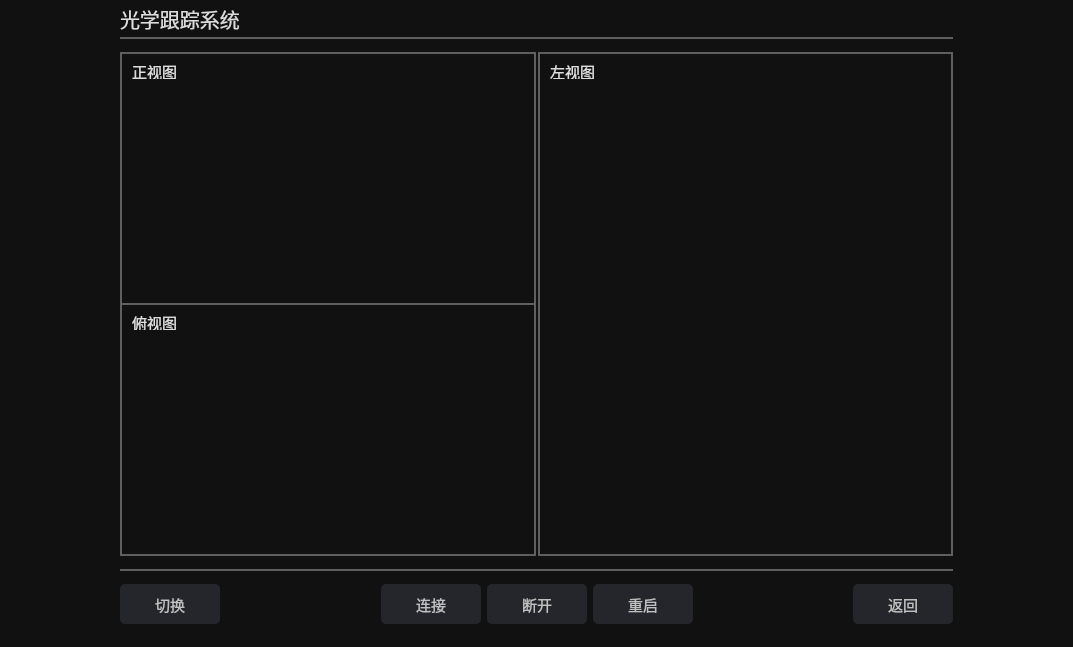
<?xml version="1.0" encoding="UTF-8"?>
<ui version="4.0">
 <class>NDIWidget</class>
 <widget class="QWidget" name="NDIWidget">
  <property name="geometry">
   <rect>
    <x>0</x>
    <y>0</y>
    <width>1073</width>
    <height>647</height>
   </rect>
  </property>
  <property name="windowTitle">
   <string>Form</string>
  </property>
  <property name="styleSheet">
   <string notr="true"/>
  </property>
  <layout class="QVBoxLayout" name="verticalLayout_4">
   <property name="spacing">
    <number>0</number>
   </property>
   <property name="leftMargin">
    <number>0</number>
   </property>
   <property name="topMargin">
    <number>0</number>
   </property>
   <property name="rightMargin">
    <number>0</number>
   </property>
   <property name="bottomMargin">
    <number>0</number>
   </property>
   <item>
    <widget class="QWidget" name="centralWidget" native="true">
     <property name="styleSheet">
      <string notr="true">background-color: rgb(17, 17, 18);</string>
     </property>
     <layout class="QVBoxLayout" name="verticalLayout_2" stretch="1,13,2">
      <property name="spacing">
       <number>13</number>
      </property>
      <property name="leftMargin">
       <number>120</number>
      </property>
      <property name="topMargin">
       <number>0</number>
      </property>
      <property name="rightMargin">
       <number>120</number>
      </property>
      <property name="bottomMargin">
       <number>0</number>
      </property>
      <item>
       <widget class="QWidget" name="labelWidget" native="true">
        <property name="styleSheet">
         <string notr="true">background-color:rgb(95, 95, 95)</string>
        </property>
        <layout class="QGridLayout" name="gridLayout_2">
         <property name="leftMargin">
          <number>0</number>
         </property>
         <property name="topMargin">
          <number>0</number>
         </property>
         <property name="rightMargin">
          <number>0</number>
         </property>
         <property name="bottomMargin">
          <number>2</number>
         </property>
         <item row="0" column="0">
          <widget class="QLabel" name="label">
           <property name="styleSheet">
            <string notr="true">background-color:rgb(17, 17, 18);
color:rgb(220, 220, 220);
qproperty-alignment: AlignCenter;
font-size:20px;

</string>
           </property>
           <property name="text">
            <string>光学跟踪系统</string>
           </property>
          </widget>
         </item>
        </layout>
       </widget>
      </item>
      <item>
       <widget class="QWidget" name="operationWidget" native="true">
        <property name="styleSheet">
         <string notr="true">background-color:rgb(17, 17, 18);</string>
        </property>
        <layout class="QHBoxLayout" name="horizontalLayout_2" stretch="1,1">
         <property name="spacing">
          <number>2</number>
         </property>
         <property name="leftMargin">
          <number>0</number>
         </property>
         <property name="topMargin">
          <number>0</number>
         </property>
         <property name="rightMargin">
          <number>0</number>
         </property>
         <property name="bottomMargin">
          <number>0</number>
         </property>
         <item>
          <widget class="QWidget" name="widget_left" native="true">
           <property name="styleSheet">
            <string notr="true">background-color: rgb(95, 95, 95);</string>
           </property>
           <layout class="QVBoxLayout" name="verticalLayout_3">
            <property name="spacing">
             <number>2</number>
            </property>
            <property name="leftMargin">
             <number>2</number>
            </property>
            <property name="topMargin">
             <number>2</number>
            </property>
            <property name="rightMargin">
             <number>2</number>
            </property>
            <property name="bottomMargin">
             <number>2</number>
            </property>
            <item>
             <widget class="QWidget" name="frontViewWidget" native="true">
              <property name="styleSheet">
               <string notr="true">QWidget#frontViewWidget
{
border-image:url(:/resource/image/zhengshitu.png);
background-position: center; 
background-repeat: no-repeat;
background-color: rgb(17, 17, 18);
}</string>
              </property>
              <widget class="QLabel" name="label_2">
               <property name="geometry">
                <rect>
                 <x>10</x>
                 <y>10</y>
                 <width>53</width>
                 <height>15</height>
                </rect>
               </property>
               <property name="styleSheet">
                <string notr="true">background-color:rgb(17, 17, 18);
color:rgb(220, 220, 220);
qproperty-alignment: AlignCenter;
font-size:15px;</string>
               </property>
               <property name="text">
                <string>正视图</string>
               </property>
              </widget>
             </widget>
            </item>
            <item>
             <widget class="QWidget" name="topViewWidget" native="true">
              <property name="styleSheet">
               <string notr="true">QWidget#topViewWidget
{
border-image:url(:/resource/image/ceshitu.png);
background-position: center; 
background-repeat: no-repeat;
background-color: rgb(17, 17, 18);
}</string>
              </property>
              <widget class="QLabel" name="label_3">
               <property name="geometry">
                <rect>
                 <x>10</x>
                 <y>10</y>
                 <width>53</width>
                 <height>15</height>
                </rect>
               </property>
               <property name="styleSheet">
                <string notr="true">background-color:rgb(17, 17, 18);
color:rgb(220, 220, 220);
qproperty-alignment: AlignCenter;
font-size:15px;</string>
               </property>
               <property name="text">
                <string>俯视图</string>
               </property>
              </widget>
             </widget>
            </item>
           </layout>
          </widget>
         </item>
         <item>
          <widget class="QWidget" name="widget_right" native="true">
           <property name="styleSheet">
            <string notr="true">background-color: rgb(95, 95, 95);</string>
           </property>
           <layout class="QVBoxLayout" name="verticalLayout_5">
            <property name="spacing">
             <number>2</number>
            </property>
            <property name="leftMargin">
             <number>2</number>
            </property>
            <property name="topMargin">
             <number>2</number>
            </property>
            <property name="rightMargin">
             <number>2</number>
            </property>
            <property name="bottomMargin">
             <number>2</number>
            </property>
            <item>
             <widget class="QWidget" name="leftViewWidget" native="true">
              <property name="styleSheet">
               <string notr="true">QWidget#leftViewWidget
{
border-image:url(:/resource/image/zuoshitu.png);
background-position: center; 
background-repeat: no-repeat;
background-color: rgb(17, 17, 18);
}</string>
              </property>
              <widget class="QLabel" name="label_4">
               <property name="geometry">
                <rect>
                 <x>10</x>
                 <y>10</y>
                 <width>53</width>
                 <height>15</height>
                </rect>
               </property>
               <property name="styleSheet">
                <string notr="true">background-color:rgb(17, 17, 18);
color:rgb(220, 220, 220);
qproperty-alignment: AlignCenter;
font-size:15px;</string>
               </property>
               <property name="text">
                <string>左视图</string>
               </property>
              </widget>
             </widget>
            </item>
           </layout>
          </widget>
         </item>
        </layout>
       </widget>
      </item>
      <item>
       <widget class="QWidget" name="jumpButtonWidget" native="true">
        <property name="styleSheet">
         <string notr="true">background-color:rgb(95, 95, 95)</string>
        </property>
        <layout class="QHBoxLayout" name="horizontalLayout_3">
         <property name="spacing">
          <number>0</number>
         </property>
         <property name="leftMargin">
          <number>0</number>
         </property>
         <property name="topMargin">
          <number>2</number>
         </property>
         <property name="rightMargin">
          <number>0</number>
         </property>
         <property name="bottomMargin">
          <number>0</number>
         </property>
         <item>
          <widget class="QWidget" name="buttonInnerWidget" native="true">
           <property name="styleSheet">
            <string notr="true">background-color:rgb(17, 17, 18);</string>
           </property>
           <layout class="QHBoxLayout" name="horizontalLayout">
            <property name="leftMargin">
             <number>0</number>
            </property>
            <property name="topMargin">
             <number>0</number>
            </property>
            <property name="rightMargin">
             <number>0</number>
            </property>
            <item>
             <widget class="QPushButton" name="switchButton">
              <property name="sizePolicy">
               <sizepolicy hsizetype="Fixed" vsizetype="Fixed">
                <horstretch>0</horstretch>
                <verstretch>0</verstretch>
               </sizepolicy>
              </property>
              <property name="styleSheet">
               <string notr="true">QPushButton {
background-color: rgb(37, 38, 43);
color: rgb(192, 192, 192);
font-size:15px;
border-radius: 5px;
min-width: 100px;
min-height: 40px;
}
QPushButton:hover{
background-color: rgb(70, 72, 81);
}
QPushButton:pressed {
background-color: rgb(245, 245, 245);
}</string>
              </property>
              <property name="text">
               <string>切换</string>
              </property>
             </widget>
            </item>
            <item>
             <spacer name="horizontalSpacer">
              <property name="orientation">
               <enum>Qt::Horizontal</enum>
              </property>
              <property name="sizeHint" stdset="0">
               <size>
                <width>40</width>
                <height>20</height>
               </size>
              </property>
             </spacer>
            </item>
            <item>
             <widget class="QPushButton" name="connectButton">
              <property name="sizePolicy">
               <sizepolicy hsizetype="Fixed" vsizetype="Fixed">
                <horstretch>0</horstretch>
                <verstretch>0</verstretch>
               </sizepolicy>
              </property>
              <property name="styleSheet">
               <string notr="true">QPushButton {
background-color: rgb(37, 38, 43);
color: rgb(192, 192, 192);
font-size:15px;
border-radius: 5px;
min-width: 100px;
min-height: 40px;
}
QPushButton:hover{
background-color: rgb(70, 72, 81);
}
QPushButton:pressed {
background-color: rgb(245, 245, 245);
}</string>
              </property>
              <property name="text">
               <string>连接</string>
              </property>
             </widget>
            </item>
            <item>
             <widget class="QPushButton" name="disconnectButton">
              <property name="sizePolicy">
               <sizepolicy hsizetype="Fixed" vsizetype="Fixed">
                <horstretch>0</horstretch>
                <verstretch>0</verstretch>
               </sizepolicy>
              </property>
              <property name="styleSheet">
               <string notr="true">QPushButton {
background-color: rgb(37, 38, 43);
color: rgb(192, 192, 192);
font-size:15px;
border-radius: 5px;
min-width: 100px;
min-height: 40px;
}
QPushButton:hover{
background-color: rgb(70, 72, 81);
}
QPushButton:pressed {
background-color: rgb(245, 245, 245);
}</string>
              </property>
              <property name="text">
               <string>断开</string>
              </property>
             </widget>
            </item>
            <item>
             <widget class="QPushButton" name="restartButton">
              <property name="sizePolicy">
               <sizepolicy hsizetype="Fixed" vsizetype="Fixed">
                <horstretch>0</horstretch>
                <verstretch>0</verstretch>
               </sizepolicy>
              </property>
              <property name="styleSheet">
               <string notr="true">QPushButton {
background-color: rgb(37, 38, 43);
color: rgb(192, 192, 192);
font-size:15px;
border-radius: 5px;
min-width: 100px;
min-height: 40px;
}
QPushButton:hover{
background-color: rgb(70, 72, 81);
}
QPushButton:pressed {
background-color: rgb(245, 245, 245);
}</string>
              </property>
              <property name="text">
               <string>重启</string>
              </property>
             </widget>
            </item>
            <item>
             <spacer name="horizontalSpacer_2">
              <property name="orientation">
               <enum>Qt::Horizontal</enum>
              </property>
              <property name="sizeHint" stdset="0">
               <size>
                <width>40</width>
                <height>20</height>
               </size>
              </property>
             </spacer>
            </item>
            <item>
             <widget class="QPushButton" name="backButton">
              <property name="sizePolicy">
               <sizepolicy hsizetype="Fixed" vsizetype="Fixed">
                <horstretch>0</horstretch>
                <verstretch>0</verstretch>
               </sizepolicy>
              </property>
              <property name="styleSheet">
               <string notr="true">QPushButton {
background-color: rgb(37, 38, 43);
color: rgb(192, 192, 192);
font-size:15px;
border-radius: 5px;
min-width: 100px;
min-height: 40px;
}
QPushButton:hover{
background-color: rgb(70, 72, 81);
}
QPushButton:pressed {
background-color: rgb(245, 245, 245);
}</string>
              </property>
              <property name="text">
               <string>返回</string>
              </property>
             </widget>
            </item>
           </layout>
          </widget>
         </item>
        </layout>
       </widget>
      </item>
     </layout>
    </widget>
   </item>
  </layout>
 </widget>
 <resources/>
 <connections/>
</ui>
